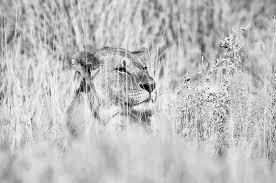
#> input picture images/low-contrast-image.jpg, 276 x 183 px, given in place of ronaldo.jpeg, which was not available
$ jupyter execute 4General-Operations.ipynb
#> lines starting #> are read from the running program, lines starting #| are printed output that depends on the picture; pictures that were not available may be replaced by others from this repository, and a replacement may not be noted
[cell 1]
import cv2
import matplotlib.pyplot as plt
import os

image_path1 = os.path.join("../images", "ronaldo.jpeg")
image1 = cv2.imread(image_path1)
#> image1 is the input picture: shape (183, 276, 3); min 0, max 255, mean 190.5
image1 = cv2.cvtColor(image1,cv2.COLOR_BGR2RGB)

image_path2 = os.path.join("../images", "salah.jpg")
image2 = cv2.imread(image_path2)
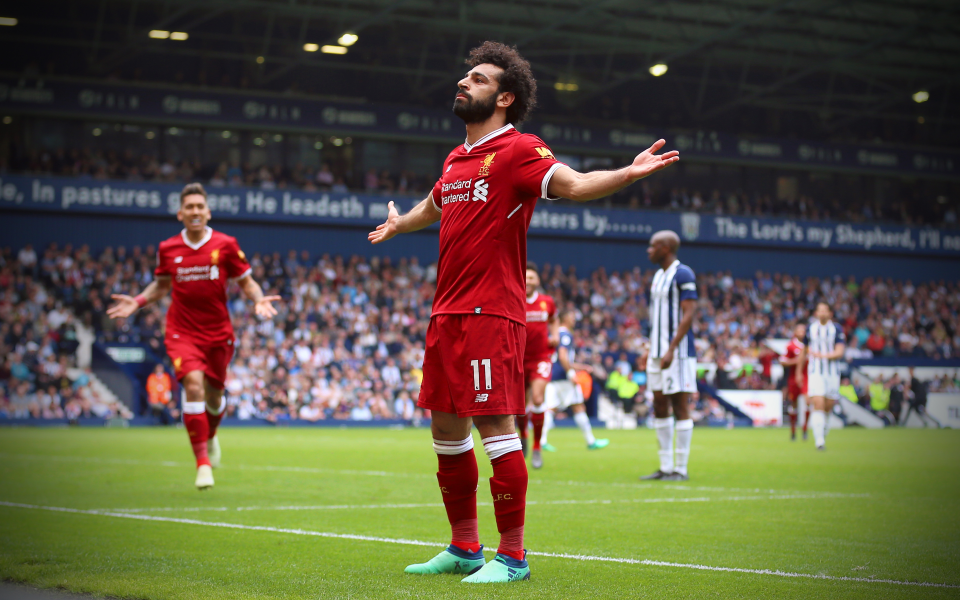
#> input picture images/salah.jpg, 3840 x 2400 px (shown at 1/4 size)
#> image2 is the input picture: shape (2400, 3840, 3); mean B, G, R 67.8, 86.5, 92.2
image2 = cv2.cvtColor(image2,cv2.COLOR_BGR2RGB)
# function to display the image
def show_image(title,img,cmap=None):
    plt.figure(figsize=(6,6))
    plt.imshow(img,cmap=cmap)
    plt.title(title)
    plt.axis("off")
    plt.show()

[cell 2]
def add_images(img1, img2):
    if img1.shape != img2.shape:
        img2 = cv2.resize(img2, (img1.shape[1], img1.shape[0]))
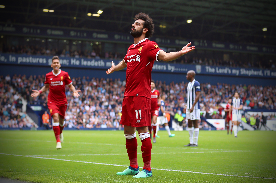
#> img2: shape (183, 276, 3); mean R, G, B 92.1, 86.4, 67.7
    added_image = cv2.add(img1, img2)
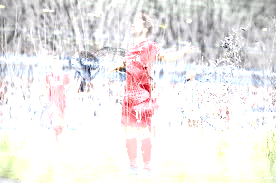
#> added_image: shape (183, 276, 3); mean R, G, B 237.1, 233.4, 232.9

    return added_image

[cell 3]
added_result = add_images(image1, image2)

show_image("Original image 1",image1)
show_image("Original image 2 ",image2)
show_image("Added Image", added_result)

[cell 4]
#XOR
image2 = cv2.resize(image2,(image1.shape[1],image1.shape[0]))
xor_image = cv2.bitwise_or(image1,image2)
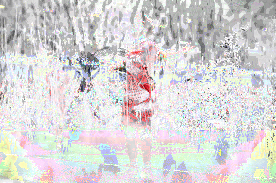
#> xor_image: shape (183, 276, 3); mean R, G, B 215.8, 214, 214.3
show_image("XOR image",xor_image)

[cell 5]
#Logical NOT
not_image1 = cv2.bitwise_not(image1)
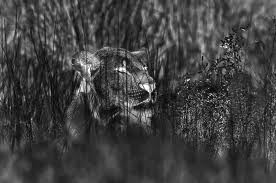
#> not_image1: shape (183, 276, 3); min 0, max 255, mean 64.5
show_image("Inverted images",not_image1)
